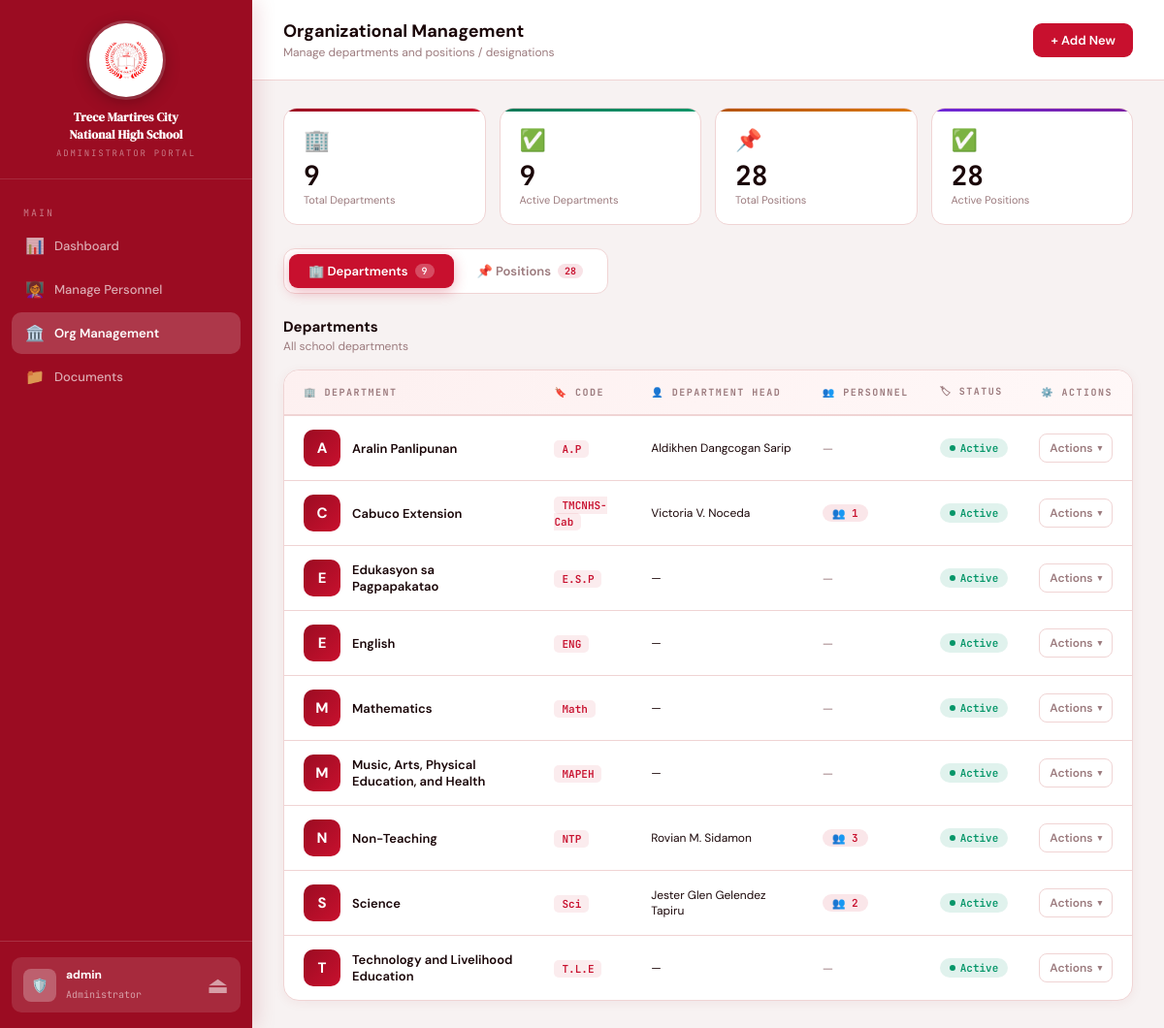
Screenshot of /ADMIN_SIDE/org_management.php (signed in) with the database file from the repository.
### tables this page shows
CREATE TABLE `departments` (
  `id` int(11) NOT NULL,
  `name` varchar(150) NOT NULL,
  `code` varchar(20) DEFAULT NULL,
  `description` text DEFAULT NULL,
  `head_personnel_id` int(11) DEFAULT NULL,
  `status` enum('active','inactive') NOT NULL DEFAULT 'active',
  `created_at` timestamp NOT NULL DEFAULT current_timestamp(),
  `updated_at` timestamp NOT NULL DEFAULT current_timestamp() ON UPDATE current_timestamp()
);

CREATE TABLE `personnels` (
  `id` int(11) NOT NULL,
  `user_id` int(11) NOT NULL,
  `last_name` varchar(100) NOT NULL,
  `first_name` varchar(100) NOT NULL,
  `middle_name` varchar(100) DEFAULT NULL,
  `suffix` enum('','Jr.','Sr.','II','III','IV') DEFAULT '',
  `full_name` varchar(300) GENERATED ALWAYS AS (concat_ws(' ',`first_name`,nullif(`middle_name`,''),`last_name`,nullif(`suffix`,''))) VIRTUAL,
  `gender` enum('Male','Female','Other') DEFAULT NULL,
  `civil_status` enum('Single','Married','Widowed','Separated') DEFAULT NULL,
  `date_of_birth` date DEFAULT NULL,
  `place_of_birth` varchar(200) DEFAULT NULL,
  `email` varchar(150) NOT NULL,
  `phone` char(11) DEFAULT NULL COMMENT 'PH mobile: exactly 11 digits, starts 09',
  `address` text DEFAULT NULL COMMENT 'Complete residence address + ZIP code',
  `profile_image` varchar(255) DEFAULT NULL,
  `subject` varchar(100) DEFAULT NULL,
  `department` varchar(100) DEFAULT NULL,
  `employment_type` enum('Permanent','Temporary','Contractual','Part-time') DEFAULT 'Permanent',
  `date_hired` date DEFAULT NULL,
  `status` enum('active','inactive') DEFAULT 'active',
  `leave_days_allocation` int(11) DEFAULT 30,
  `tin_number` varchar(20) DEFAULT NULL COMMENT 'Tax Identification Number',
  `philhealth_number` varchar(20) DEFAULT NULL COMMENT '12-digit PhilHealth ID',
  `pagibig_number` varchar(20) DEFAULT NULL COMMENT 'Pag-IBIG / HDMF 12-digit MID',
  `sss_number` varchar(20) DEFAULT NULL COMMENT 'SSS (10 digits) or GSIS (11 digits)',
  `crn_number` varchar(20) DEFAULT NULL COMMENT 'Common Reference Number',
  `bp_number` varchar(20) DEFAULT NULL COMMENT 'Barangay / Business Permit Number',
  `created_at` timestamp NOT NULL DEFAULT current_timestamp(),
  `updated_at` timestamp NOT NULL DEFAULT current_timestamp() ON UPDATE current_timestamp(),
  `appointment_status` enum('Newly Hired','Regular','Transferee','Reinstated') DEFAULT 'Regular',
  `personnel_level` varchar(20) DEFAULT 'Teaching'
);

### ADMIN_SIDE/org_management.php (the view, shortened to what this page needs)
<?php
require_once 'admin_shared.php';
function fetchDepartments($conn) {
    $arr = [];
    $res = $conn->query("
        SELECT d.*,
               p.full_name AS head_name,
               (SELECT COUNT(*) FROM personnels per WHERE per.department = d.name AND per.status = 'active') AS personnel_count
        FROM departments d
        LEFT JOIN personnels p ON d.head_personnel_id = p.id
        ORDER BY d.name
    ");
    if ($res) while ($row = $res->fetch_assoc()) $arr[] = $row;
    return $arr;
}
function fetchPositions($conn) {
    $arr = [];
    $res = $conn->query("
        SELECT pos.*,
               (SELECT COUNT(*) FROM personnels p WHERE p.subject = pos.title AND p.status = 'active') AS personnel_count
        FROM positions pos
        ORDER BY pos.title
    ");
    if ($res) while ($row = $res->fetch_assoc()) $arr[] = $row;
    return $arr;
}
$departments    = fetchDepartments($conn);
$positions      = fetchPositions($conn);
$active_tab     = ($_GET['tab'] ?? '') === 'positions' ? 'positions' : 'departments';
$active_depts = count(array_filter($departments, fn($d) => $d['status'] === 'active'));
$active_pos   = count(array_filter($positions,   fn($p) => $p['status'] === 'active'));
?>
<!DOCTYPE html>
<html lang="en">
<head>
<link rel="stylesheet" href="https://cdn.jsdelivr.net/npm/sweetalert2@11/dist/sweetalert2.min.css">
</head>
<body>
<aside class="sidebar">
  <div class="sidebar-logo">
    <div class="sidebar-logo-img-wrap">
      <img src="../uploads/logo/TMCNHS-Logo.png" alt="TMCNHS Logo" onerror="this.style.display='none'">
    </div>
    <div class="sidebar-logo-text">
      <h2>Trece Martires City<br>National High School</h2>
      <span>Administrator Portal</span>
    </div>
  </div>
  <nav class="nav">
    <div class="nav-label">Main</div>
    <a class="nav-item" href="admin_dashboard.php"><span class="ni">📊</span> Dashboard</a>
    <a class="nav-item" href="manage_personnel.php"><span class="ni">👩‍🏫</span> Manage Personnel</a>
    <a class="nav-item active" href="org_management.php"><span class="ni">🏛️</span> Org Management</a>
    <a class="nav-item" href="documents_library.php"><span class="ni">📁</span> Documents</a>
  </nav>
  <div class="sidebar-footer">
    <div class="user-chip">
      <div class="avatar">🛡️</div>
      <div class="user-info">
        <strong><?= htmlspecialchars($_SESSION['username']) ?></strong>
        <small>Administrator</small>
      </div>
      <a href="../logout.php" class="logout-btn" title="Logout" style="font-size: 1.5rem;">⏏</a>
    </div>
  </div>
</aside>
<main class="main">
  <div class="topbar">
    <div>
      <h1>Organizational Management</h1>
      <p>Manage departments and positions / designations</p>
    </div>
    <button class="btn btn-primary" onclick="openAddModal()">+ Add New</button>
  </div>
  <div class="page">
    <div class="stats-row">
      <div class="stat-card red">
        <div class="stat-icon">🏢</div>
        <div class="stat-num"><?= count($departments) ?></div>
        <div class="stat-label">Total Departments</div>
      </div>
      <div class="stat-card green">
        <div class="stat-icon">✅</div>
        <div class="stat-num"><?= $active_depts ?></div>
        <div class="stat-label">Active Departments</div>
      </div>
      <div class="stat-card warn">
        <div class="stat-icon">📌</div>
        <div class="stat-num"><?= count($positions) ?></div>
        <div class="stat-label">Total Positions</div>
      </div>
      <div class="stat-card purple">
        <div class="stat-icon">✅</div>
        <div class="stat-num"><?= $active_pos ?></div>
        <div class="stat-label">Active Positions</div>
      </div>
    </div>
    <div class="tab-bar">
      <button class="tab-pill <?= $active_tab === 'departments' ? 'active' : '' ?>" onclick="switchTab('departments')">
        🏢 Departments <span class="tab-count"><?= count($departments) ?></span>
      </button>
      <button class="tab-pill <?= $active_tab === 'positions' ? 'active' : '' ?>" onclick="switchTab('positions')">
        📌 Positions <span class="tab-count"><?= count($positions) ?></span>
      </button>
    </div>
    <div id="tabDepartments" <?= $active_tab !== 'departments' ? 'style="display:none"' : '' ?>>
      <div class="section-header">
        <div><h2>Departments</h2><p>All school departments</p></div>
      </div>
      <div class="table-wrap">
        <table>
          <thead>
            <tr>
              <th>🏢 Department</th>
              <th>🔖 Code</th>
              <th>👤 Department Head</th>
              <th>👥 Personnel</th>
              <th>🏷 Status</th>
              <th style="text-align:right;padding-right:20px">⚙️ Actions</th>
            </tr>
          </thead>
          <tbody>
          <?php if (empty($departments)): ?>
            <tr class="empty-row"><td colspan="6"><span class="empty-icon">🏢</span>No departments yet. Click "+ Add New" to create one.</td></tr>
          <?php else: foreach ($departments as $dept): ?>
            <tr>
              <td>
                <div class="name-cell">
                  <div class="name-icon ni-dept"><?= mb_strtoupper(mb_substr($dept['name'],0,1)) ?></div>
                  <div class="name-info">
                    <strong><?= htmlspecialchars($dept['name']) ?></strong>
                  </div>
                </div>
              </td>
              <td><?= $dept['code'] ? '<span class="code-chip">'.htmlspecialchars($dept['code']).'</span>' : '<span style="color:var(--muted)">—</span>' ?></td>
              <td style="font-size:12px"><?= htmlspecialchars($dept['head_name'] ?? '—') ?></td>
              <td><?= $dept['personnel_count'] > 0 ? '<span class="count-chip">👥 '.$dept['personnel_count'].'</span>' : '<span style="color:var(--muted)">—</span>' ?></td>
              <td>
                <span class="badge badge-<?= $dept['status'] ?>">
                  <span class="badge-dot" style="background:<?= $dept['status']==='active'?'var(--success)':'var(--danger)' ?>"></span>
                  <?= ucfirst($dept['status']) ?>
                </span>
              </td>
              <td style="text-align:right;padding-right:20px">
                <div class="action-wrap">
                  <button class="action-btn" onclick="toggleDropdown(this)">Actions <span class="chevron">▾</span></button>
                </div>
              </td>
            </tr>
          <?php endforeach; endif; ?>
          </tbody>
        </table>
      </div>
    </div>
  </div>
</main>
</body>
</html>

### rows the page displays
departments: name "A", name "Aralin Panlipunan", code "A.P", head_personnel.full_name "Aldikhen Dangcogan Sarip", status "Active"
departments: name "C", name "Cabuco Extension", code "TMCNHS-Cab", head_personnel.full_name "Victoria V. Noceda", personnel_count "1", status "Active"
departments: name "E", name "Edukasyon sa Pagpapakatao", code "E.S.P", head_name "—", status "Active"
departments: name "E", name "English", code "ENG", head_name "—", status "Active"
departments: name "M", name "Mathematics", code "Math", head_name "—", status "Active"
departments: name "M", name "Music, Arts, Physical Education, and Health", code "MAPEH", head_name "—", status "Active"
departments: name "N", name "Non-Teaching", code "NTP", head_personnel.full_name "Rovian M. Sidamon", personnel_count "3", status "Active"
departments: name "S", name "Science", code "Sci", head_personnel.full_name "Jester Glen Gelendez Tapiru", personnel_count "2", status "Active"
departments: name "T", name "Technology and Livelihood Education", code "T.L.E", head_name "—", status "Active"

### other values shown
$_SESSION['username'] "admin"
count($departments) "9"
$active_depts "9"
count($positions) "28"
$active_pos "28"
